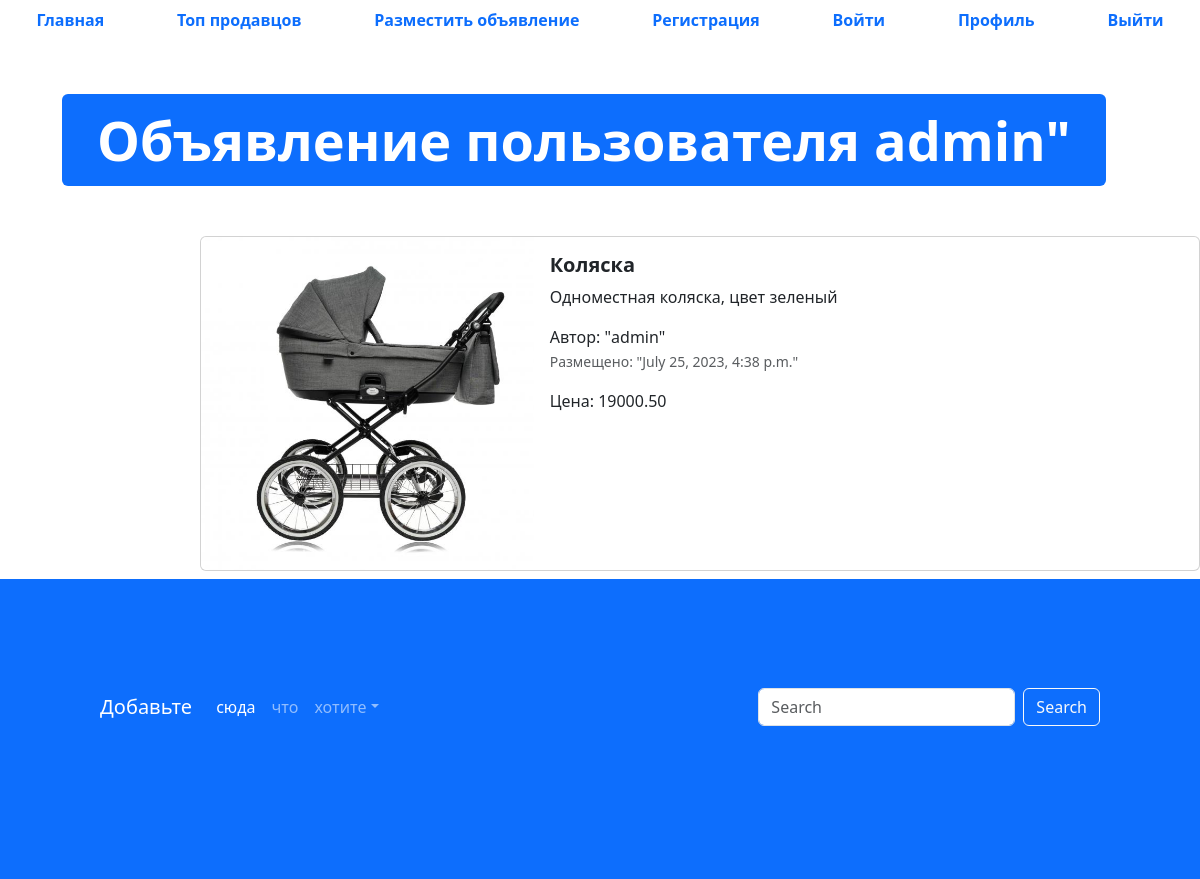
The app's page /advertisement/1 with its own data.
### app_advertisements/models.py (models this page shows, shortened)
class Advertisement(models.Model):
    title = models.CharField('Заголовок', max_length=128, )
    description = models.TextField('Описание')
    price = models.DecimalField('Цена', max_digits=10, decimal_places=2)
    auction = models.BooleanField('Торг', help_text='Отметьте, уместен ли торг')
    created_at = models.DateTimeField(auto_now_add=True)
    updated_at = models.DateTimeField(auto_now=True)
    user = models.ForeignKey(User, verbose_name='Пользователь', on_delete=models.CASCADE)
    image = models.ImageField('Изображение', upload_to='advertisements/')
    class Meta:
        db_table = 'advertisements'

### app_advertisements/views.py (the view)
# urls.py: path('advertisement/<int:pk>', adv_detail, name='adv-detail'),
def adv_detail(request, pk):
    advertisement = Advertisement.objects.get(id=pk)
    context = {'advertisement': advertisement}
    return render(request, 'app_advertisements/advertisement.html', context=context)

### templates/app_advertisements/advertisement.html (shortened to what this page needs)
{% extends 'base.html' %}
{% load static %}
{% block content %}
  <ul class="nav nav-pills sticky-top bg-white nav-fill">
    <li class="nav-item">
      <a class="nav-link" href="index.html">
        <span style="font-weight: bold;">Главная</span>
      </a>
    </li>
    <li class="nav-item">
      <a class="nav-link" href="top-sellers.html"><span style="font-weight: bold;">Топ продавцов</span>
      </a>
    </li>
    <li class="nav-item">
      <a class="nav-link" href="advertisement-post.html">
        <span style="font-weight: bold;">Разместить объявление</span>
      </a>
    </li>
    <li class="nav-item">
      <a class="nav-link" href="register.html">
        <span style="font-weight: bold;">Регистрация</span>
      </a>
    </li>
    <li class="nav-item">
      <a class="nav-link" href="login.html">
        <span style="font-weight: bold;">Войти</span>
      </a>
    </li>
    <li class="nav-item">
      <a class="nav-link" href="profile.html">
        <span style="font-weight: bold;">Профиль</span>
      </a>
    </li>
    <li class="nav-item">
      <a class="nav-link" href="#">
        <span style="font-weight: bold;">Выйти</span>
      </a>
    </li>
  </ul>
  <div class="container" style="margin: 50px;">
    <div class="display-2">
      <span class="badge bg-primary">Объявление пользователя {{ advertisement.user }}"</span>
    </div>
  </div>
  <div class="col offset-2">
    <div class="card mb-2" style="max-width: 1200px; margin-top: 20px;">
      <div class="row g-0">
        <div class="col-md-4">
          <a href="#" class="nav-link">
            <img src="{{ advertisement.image.url }}" class="img-fluid rounded-start" alt="Card title">
          </a>
        </div>
        <div class="col">
          <div class="card-body">
            <h5 class="card-title">
              <a href="#" class="nav-link"><strong>{{ advertisement.title }}</strong></a>
            </h5>
            <p class="card-text">
              {{ advertisement.description }}
            </p>
            <span>Автор: "{{ advertisement.user }}"</span>
            <p class="card-text"><small class="text-muted">Размещено: "{{ advertisement.created_at }}"</small></p>
            <p> Цена: {{ advertisement.price }}</p>
          </div>
        </div>
      </div>
    </div>
  </div>
  <footer style="padding: 100px; min-height: 300px;" class="bg-primary">
    <nav class="navbar navbar-expand-sm navbar-dark">
      <a class="navbar-brand" href="#">Добавьте</a>
      <div class="collapse navbar-collapse" id="collapsibleNavId">
        <ul class="navbar-nav me-auto mt-2 mt-lg-0">
          <li class="nav-item">
            <a class="nav-link active" href="#" aria-current="page">сюда</a>
          </li>
          <li class="nav-item">
            <a class="nav-link" href="#">что</a>
          </li>
          <li class="nav-item dropdown">
            <a class="nav-link dropdown-toggle" href="#" id="dropdownId" data-bs-toggle="dropdown" aria-haspopup="true"
              aria-expanded="false">хотите</a>
          </li>
        </ul>
        <form class="d-flex my-2 my-lg-0">
          <input class="form-control me-sm-2" type="text" placeholder="Search">
          <button class="btn btn-outline-light my-2 my-sm-0" type="submit">Search</button>
        </form>
      </div>
    </nav>
  </footer>
{% endblock %}

### records on screen
Advertisement: user "admin", image (picture), title "Коляска", description "Одноместная коляска, цвет зеленый", created_at "July 25, 2023, 4:38 p.m.", price "19000.50"
